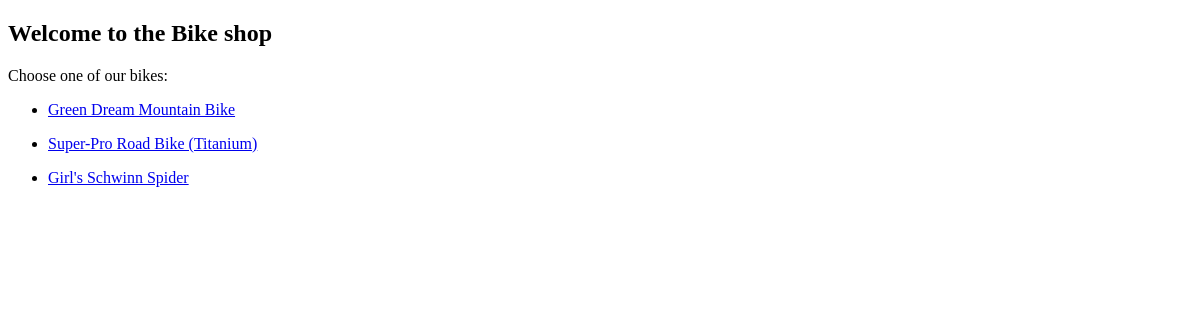
The app's page /bikes/, older data.
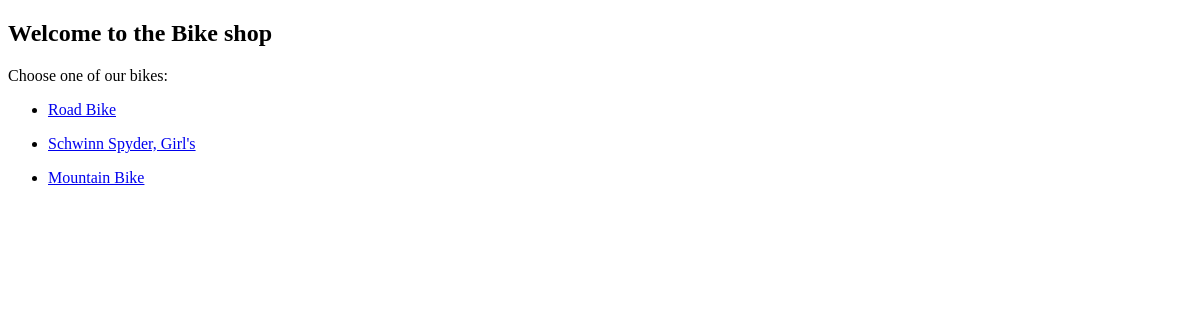
The same page, newer data.
### shop/models.py (models this page shows, shortened)
class Bike(models.Model):
	name = models.CharField(max_length=100, default='Generic Bike')
	description = models.CharField(max_length=100)
	frame = models.ForeignKey(Frame, on_delete=models.CASCADE)
	seat = models.ForeignKey(Seat, on_delete=models.CASCADE)
	tire = models.ForeignKey(Tire, on_delete=models.CASCADE)
	basket = models.ForeignKey(Basket, on_delete=models.CASCADE, null=True, blank=True)
	has_basket = models.BooleanField()

### shop/views.py (the view)
# urls.py: path('bikes/', BikeListView.as_view(), name='bikes'),
class BikeListView(generic.ListView):
	template_name = 'shop/bikes.html'  # Specify your own template name/location
	context_object_name = 'bikes'  # your own name for the list as a template variable
	def get_queryset(self):
		return Bike.objects.all()

### shop/templates/shop/bikes.html (shortened to what this page needs)
<!DOCTYPE html>
<html lang="en">
<head>
</head>
<body>
    <h2>Welcome to the Bike shop</h2>
    <p>Choose one of our bikes:</p>
    {% for bike in bikes %}
    <ul>
        <li>
            <a href="/bikes/{{ bike.id }}/">{{ bike.name }}</a>
        </li>
    </ul>
    {% endfor %}
</body>
</html>

Row changes from the older to the newer data that the page shows:
removed Bike: name "Green Dream Mountain Bike"
removed Bike: name "Super-Pro Road Bike (Titanium)"
removed Bike: name "Girl's Schwinn Spider"
added Bike: name "Road Bike"
added Bike: name "Schwinn Spyder, Girl's"
added Bike: name "Mountain Bike"
